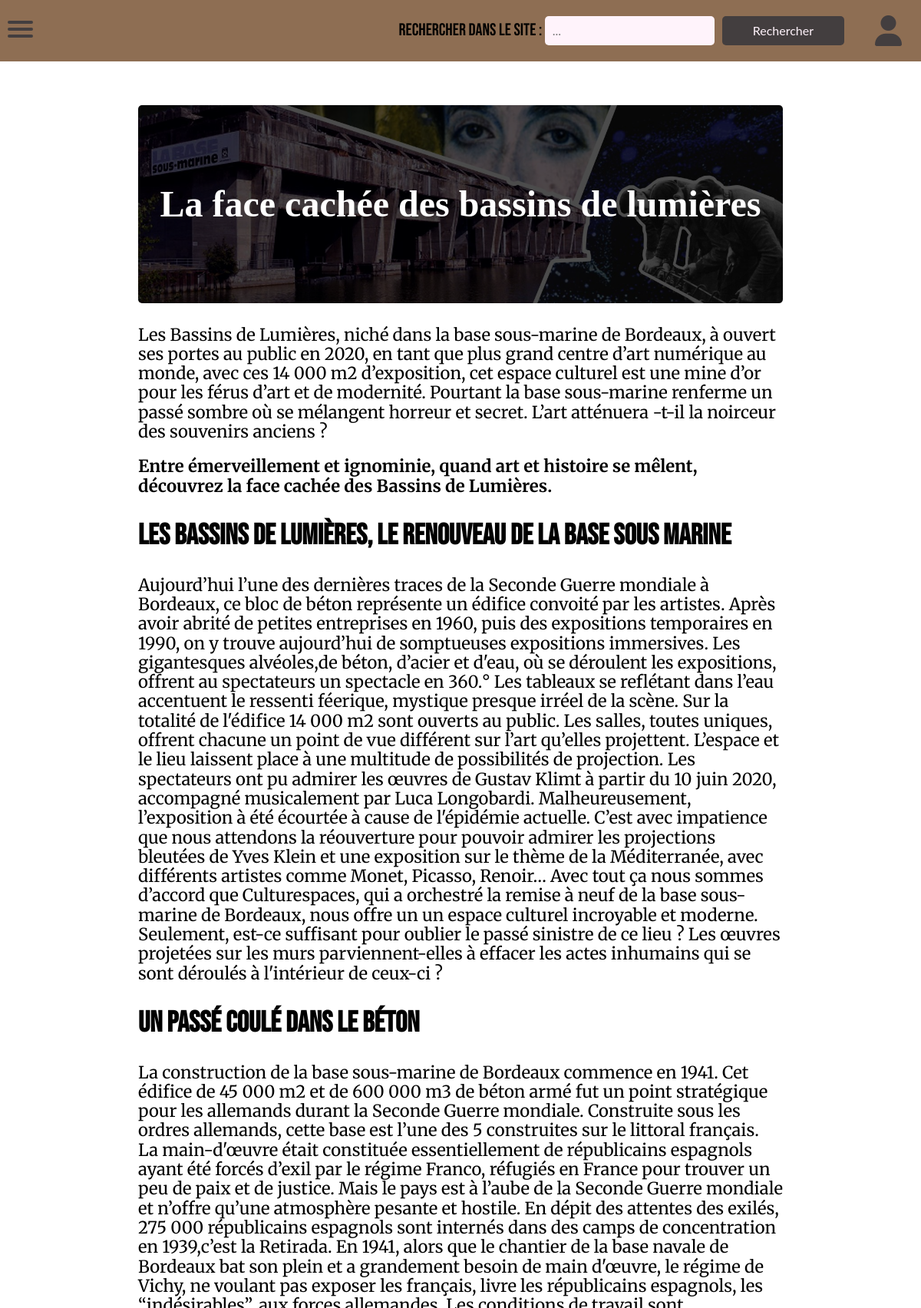
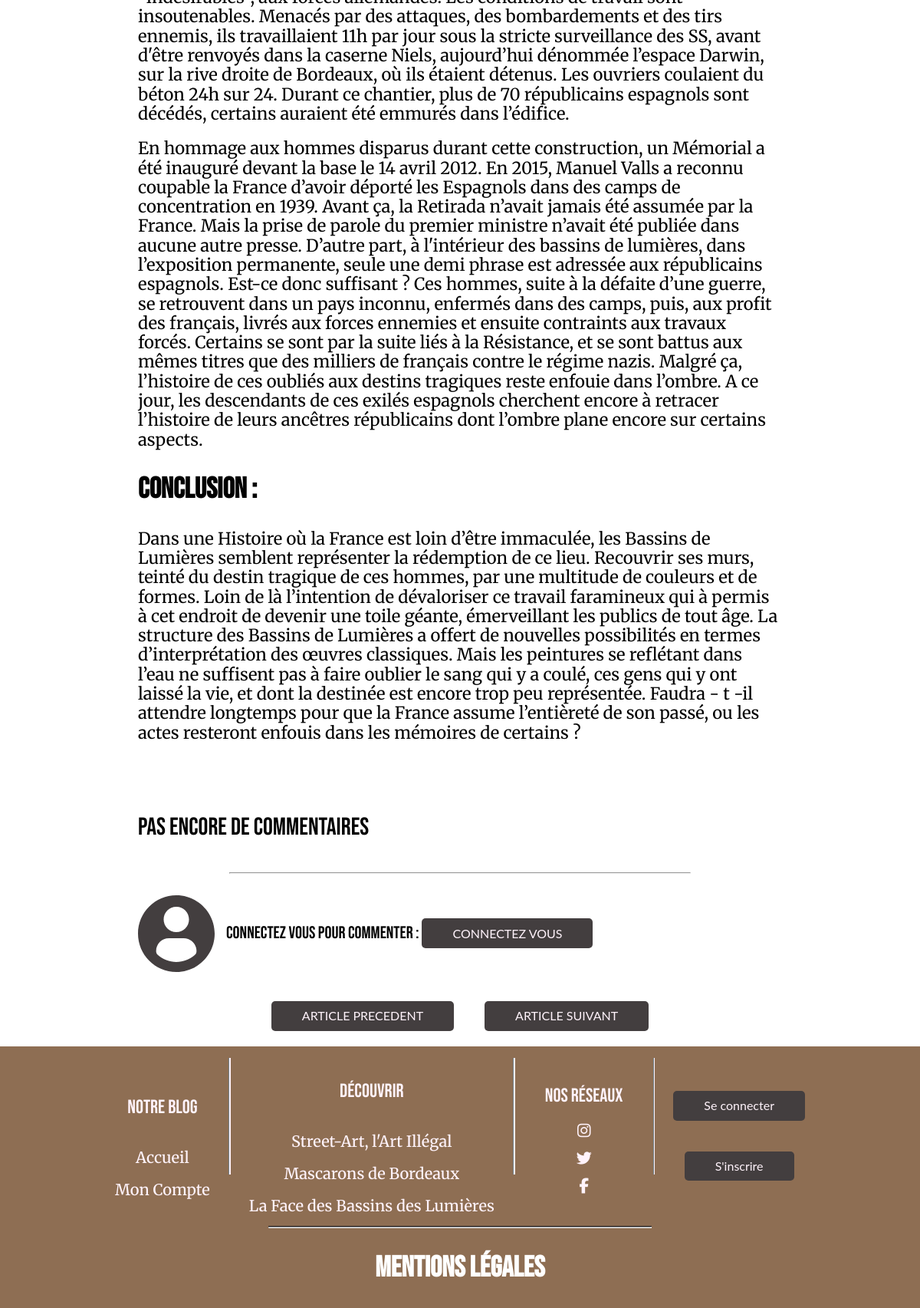
/front/includes/pages/article.php?id=56, run on the app's committed database (2 pictures, top to bottom).
### tables this page shows
CREATE TABLE IF NOT EXISTS `article` (
  `numArt` int(8) NOT NULL AUTO_INCREMENT,
  `dtCreArt` datetime DEFAULT NULL,
  `libTitrArt` char(100) DEFAULT NULL,
  `libChapoArt` text DEFAULT NULL,
  `libAccrochArt` char(160) DEFAULT NULL,
  `parag1Art` text DEFAULT NULL,
  `libSsTitr1Art` char(100) DEFAULT NULL,
  `parag2Art` text DEFAULT NULL,
  `libSsTitr2Art` char(100) DEFAULT NULL,
  `parag3Art` text DEFAULT NULL,
  `libConclArt` text DEFAULT NULL,
  `urlPhotArt` char(70) DEFAULT NULL,
  `numAngl` char(8) NOT NULL,
  `numThem` char(8) NOT NULL,
  PRIMARY KEY (`numArt`),
  KEY `ARTICLE_FK` (`numArt`),
  KEY `FK_ASSOCIATION_1` (`numAngl`),
  KEY `FK_ASSOCIATION_2` (`numThem`)
);

### util/ctrlSaisies.php (called while the page is built)
<?
    function ctrlSaisies($saisie){
      $saisie = htmlspecialchars($saisie);
      $saisie = trim($saisie);
      $saisie = stripslashes($saisie);
      $saisie = htmlentities($saisie);
      return $saisie;
    }

### CLASS_CRUD/article.class.php (called while the page is built, shortened)
<?php
	require_once __DIR__ . './../../CONNECT/database.php';
	class ARTICLE{
		function get_1ArticleByThemAngl($numArt){
            global $db;
            $requete = 'SELECT * FROM article INNER JOIN thematique ON article.numThem = thematique.numThem INNER JOIN angle  ON article.numAngl = angle.numAngl WHERE numArt = ?;';
            $result = $db->prepare($requete);
            $result->execute([$numArt]);
            return($result->fetch());
        }
	}

### CLASS_CRUD/comment.class.php (called while the page is built, shortened)
<?
require_once __DIR__ . './../../CONNECT/database.php';
	class COMMENT{
        function get_nbComment($numArt){
            global $db;
            $affComOK = 1;
            $requete = 'SELECT * FROM comment WHERE numArt = ? AND affComOk = ?;';
            $result = $db->prepare($requete);
            $result->execute([$numArt, $affComOK]);
            return($result->rowCount());
        }
    }

### front/includes/pages/article.php (the view, shortened to what this page needs)
<html>
    <head>
        <link rel="stylesheet" href="./../../assets/css/normalize.css">
        <link rel="stylesheet" href="./../../assets/css/article.css">
        <link rel="stylesheet" href="./../../assets/css/nav.css">
        <link rel="stylesheet" href="./../../assets/css/footer.css">
    </head>
    <body>
<?
include __DIR__."./../commons/navbar.php";
require_once __DIR__."./../../../util/ctrlSaisies.php";
require_once __DIR__."./../../../CLASS_CRUD/article.class.php";
global $db;
$article = new ARTICLE;
if(isset($_GET['id']) AND !empty($_GET['id'])){
    $numArt = ctrlSaisies($_GET['id']);
    $contenu = $article->get_1ArticleByThemAngl($numArt);
    $titreArt = $contenu['libTitrArt'];
    $sousTitr1 = $contenu['libSsTitr1Art'];
    $sousTitr2 = $contenu['libSsTitr2Art'];
}
?>
        <div class="articleContainer">
            <br>
            <br>
            <div class="articleImage">
                <img class="imageArt" src="./../../../uploads/<?= $contenu['urlPhotArt'];?>" >
                <div class="artOverlay">
                    <h1><?= $titreArt ?></h1>
                </div>
            </div>
            <br>
            <div class="textArticle">
                <p><?= $contenu['libChapoArt']; ?></P>
                <p class="accroche"><?= $contenu['libAccrochArt']; ?></p>
                <h2><?= $sousTitr1;?></h2>
                <p><?= $contenu['parag1Art']; ?></p>
                <h2><?= $sousTitr2; ?></h2>
                <p><?= $contenu['parag2Art']; ?></p>
                <p><?= $contenu['parag3Art']; ?></p>
                <h2> Conclusion : </h2>
                <p><?= $contenu['libConclArt']; ?></p>
            </div>
        </div>
        <br>
        <br>
        <br>
        <br>
        <?
        require_once __DIR__."./../../../CLASS_CRUD/comment.class.php";
        $comment = new COMMENT;
        if(isset($_GET['id']) AND !empty($_GET['id'])){
            $numArt = ctrlSaisies($_GET['id']);
            $nbComment = $comment->get_nbComment($numArt);
        }
        ?>
        <?
            if ($nbComment == 0){
        ?>
                <div class="commentaireContainer">
                    <p class="pasDeComment">Pas encore de commentaires</p>
                </div>
        <?php
            }
        ?>
        <br>
        <div class="barreSeparation">
            <hr>
        </div>
        <br>
            <?
            if(isset($_SESSION['pseudoMemb'])){
            ?>
                <div class="commentaireContainer">
                    <div class="logoCommentaire">
                        <img src="./../../assets/images/Vector_2.svg" height="100" width="100" >
                    </div>
                    <div>
                        <form method="post" action="./../../../back/comment/createComment1.php" enctype="multipart/form-data">
                            <input type="hidden" id="pseudoMemb" name="pseudoMemb" value="<?= $_SESSION['pseudoMemb'] ;?>" />
                            <input type="hidden" id="numArt" name="numArt" value="<?= $_GET['id'] ;?>" />
                            <div>
                                <label class="commentPseudo" for="libCom">Commentaire :</label>
                            </div>
                            <textarea id="libCom" name="libCom" placeholder="Écrivez un commentaire" class="formulaire" cols="40" rows="3" style="resize: none;"></textarea><br>
                            <input class="button btnComment" type="submit" value="Envoyer" name="Submit" />
                        </form>
                    </div>
                </div>
            <?
                }
                else{
            ?>
                <div class="commentaireConnexion">
                    <div class="logoCommentaire">
                        <img src="./../../assets/images/Vector_2.svg" height="100" width="100" >
                    </div>
                    <div >
                        <div>
                            <label class="pseudoComment">Connectez vous pour commenter :</label>
                            <a class="button" href="./connexion.php">CONNECTEZ VOUS</a>
                        </div>
                    </div>
                </div>
        <?php
            }
        ?>
        <br>
        <?
        $articlePrec = $numArt - 1;
        $articleSuiv = $numArt + 1;
        ?>
        <div class="changementArt">
            <a class="button changement" href="./article.php?id=<?= $articlePrec; ?>">ARTICLE PRECEDENT</a>
            <a class="button changement" href="./article.php?id=<?= $articleSuiv; ?>">ARTICLE SUIVANT</a>
        </div>
    </body>
</html>

### front/assets/css/article.css (style rules this page uses)
.articleImage { position: relative; height: auto; width: 70vw; border-radius: 5px; display: flex; justify-content: center; align-items: center; }
.imageArt { filter: brightness(30%); object-fit: cover; width: 100%; height: auto; border-radius: 5px; }
.artOverlay { position: absolute; top: 0; width: 100%; height: 100%; display: flex; justify-content: center; align-items: center; color: white; text-align: center; }
.articleContainer { display: flex; justify-content: center; align-items: center; flex-direction: column; margin-top: 100px; }
.textArticle { display: flex; justify-content: left; flex-direction: column; width: 70%; }
.accroche { font-weight: bold; }
h2 { font-family: 'Bebas Neue'; font-size: 2.375em; margin: 20px 0; }
p { font-family: 'Merriweather', serif; font-size: 1.375em; margin: 10px 0; }
.commentaireContainer { display: flex; justify-content: left; margin-left: 15%; }
label { font-family: 'Bebas Neue'; font-size: 1.4em; }
.pasDeComment { font-family: 'Bebas Neue'; font-size: 2em; }
.barreSeparation { display: flex; justify-content: center; margin: 10px 0px; }
.barreSeparation hr { color: #201d1e; width: 50%; }
.logoCommentaire { margin-right: 15px; }
.commentaireConnexion { display: flex; justify-content: left; align-items: center; margin-left: 15%; }
.changementArt { display: flex; justify-content: center; align-items: center; margin: 20px 0; }
.button.changement { margin: 0 20px; }

### front/assets/css/footer.css (style rules this page uses)
* { margin: 0; padding: 0; }
.button { color: #FFF3FB; background-color: #433E3F; padding: 10px 40px; text-align: center; border: none; border-radius: 5px; font-family: 'Lato'; cursor: pointer; }

### data on the page
article: urlPhotArt (picture), libTitrArt "La face cachée des bassins de lumières", libChapoArt "Les Bassins de Lumières, niché dans la base sous-marine de Bordeaux, à ouvert ses portes au public en 2020, en tant que plus grand centre d’art numérique au monde, avec ces 14 000 m2 d’exposition, cet espace culturel est une mine d’or pour les férus d’art et de modernité. Pourtant la base sous-marine renferme un passé sombre où se mélangent horreur et secret. L’art atténuera -t-il la noirceur des souvenirs anciens ?", libAccrochArt "Entre émerveillement et ignominie, quand art et histoire se mêlent, découvrez la face cachée des Bassins de Lumières.", libSsTitr1Art "Les Bassins de Lumières, le renouveau de la base sous marine", parag1Art "Aujourd’hui l’une des dernières traces de la Seconde Guerre mondiale à Bordeaux, ce bloc de béton représente un édifice convoité par les artistes. Après avoir abrité de petites entreprises en 1960, puis des expositions temporaires en 1990, on y trouve aujourd’hui de somptueuses expositions immersives. Les gigantesques alvéoles,de béton, d’acier et d'eau, où se déroulent les expositions, offrent au spectateurs un spectacle en 360.° Les tableaux se reflétant dans l’eau accentuent le ressenti féerique, mystique presque irréel de la scène. Sur la totalité de l'édifice 14 000 m2 sont ouverts au public. Les salles, toutes uniques, offrent chacune un point de vue différent sur l’art qu’elles…", libSsTitr2Art "Un passé coulé dans le béton", parag2Art "La construction de la base sous-marine de Bordeaux commence en 1941. Cet édifice de 45 000 m2 et de 600 000 m3 de béton armé fut un point stratégique pour les allemands durant la Seconde Guerre mondiale. Construite sous les ordres allemands, cette base est l’une des 5 construites sur le littoral français. La main-d'œuvre était constituée essentiellement de républicains espagnols ayant été forcés d’exil par le régime Franco, réfugiés en France pour trouver un peu de paix et de justice. Mais le pays est à l’aube de la Seconde Guerre mondiale et n’offre qu’une atmosphère pesante et hostile. En dépit des attentes des exilés, 275 000 républicains espagnols sont internés dans des camps de…", parag3Art "En hommage aux hommes disparus durant cette construction, un Mémorial a été inauguré devant la base le 14 avril 2012. En 2015, Manuel Valls a reconnu coupable la France d’avoir déporté les Espagnols dans des camps de concentration en 1939. Avant ça, la Retirada n’avait jamais été assumée par la France. Mais la prise de parole du premier ministre n’avait été publiée dans aucune autre presse. D’autre part, à l'intérieur des bassins de lumières, dans l’exposition permanente, seule une demi phrase est adressée aux républicains espagnols. Est-ce donc suffisant ? Ces hommes, suite à la défaite d’une guerre, se retrouvent dans un pays inconnu, enfermés dans des camps, puis, aux profit des…", libConclArt "Dans une Histoire où la France est loin d’être immaculée, les Bassins de Lumières semblent représenter la rédemption de ce lieu. Recouvrir ses murs, teinté du destin tragique de ces hommes, par une multitude de couleurs et de formes. Loin de là l’intention de dévaloriser ce travail faramineux qui à permis à cet endroit de devenir une toile géante, émerveillant les publics de tout âge. La structure des Bassins de Lumières a offert de nouvelles possibilités en termes d’interprétation des œuvres classiques. Mais les peintures se reflétant dans l’eau ne suffisent pas à faire oublier le sang qui y a coulé, ces gens qui y ont laissé la vie, et dont la destinée est encore trop peu représentée.…"
